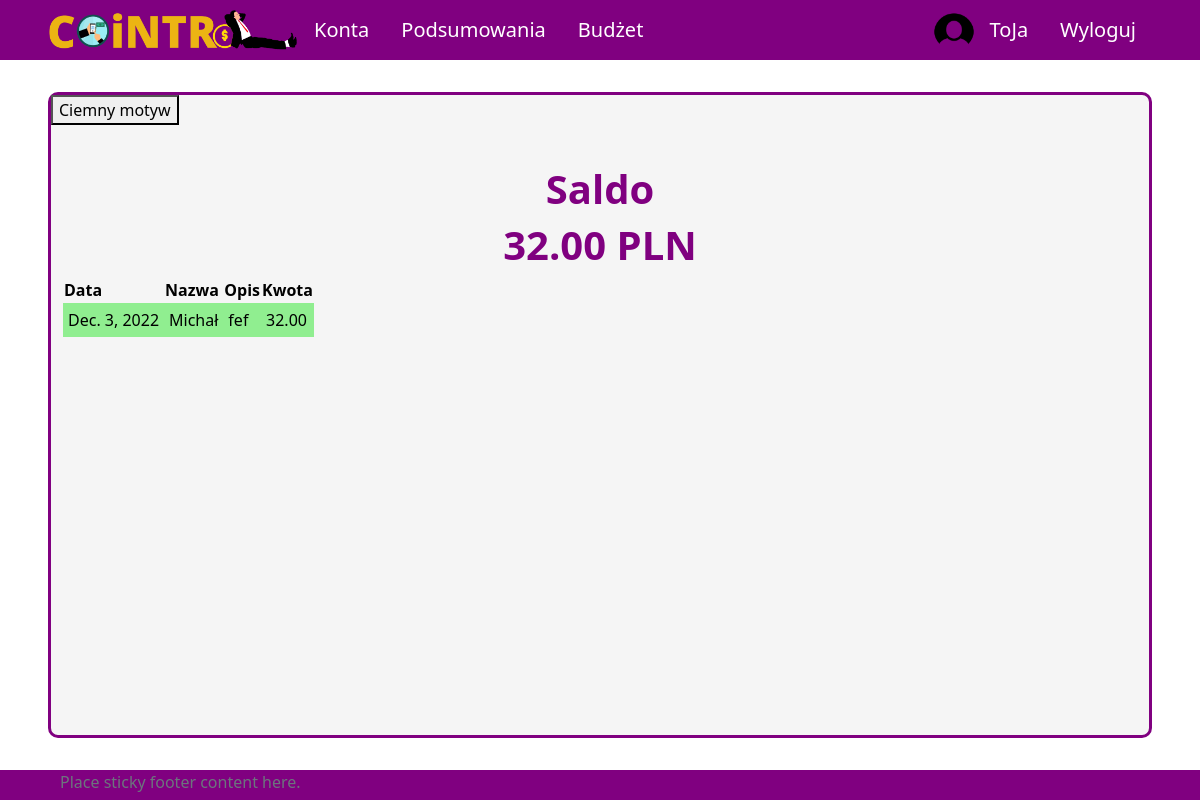
/ (signed in), run on an earlier commit of the app's database.
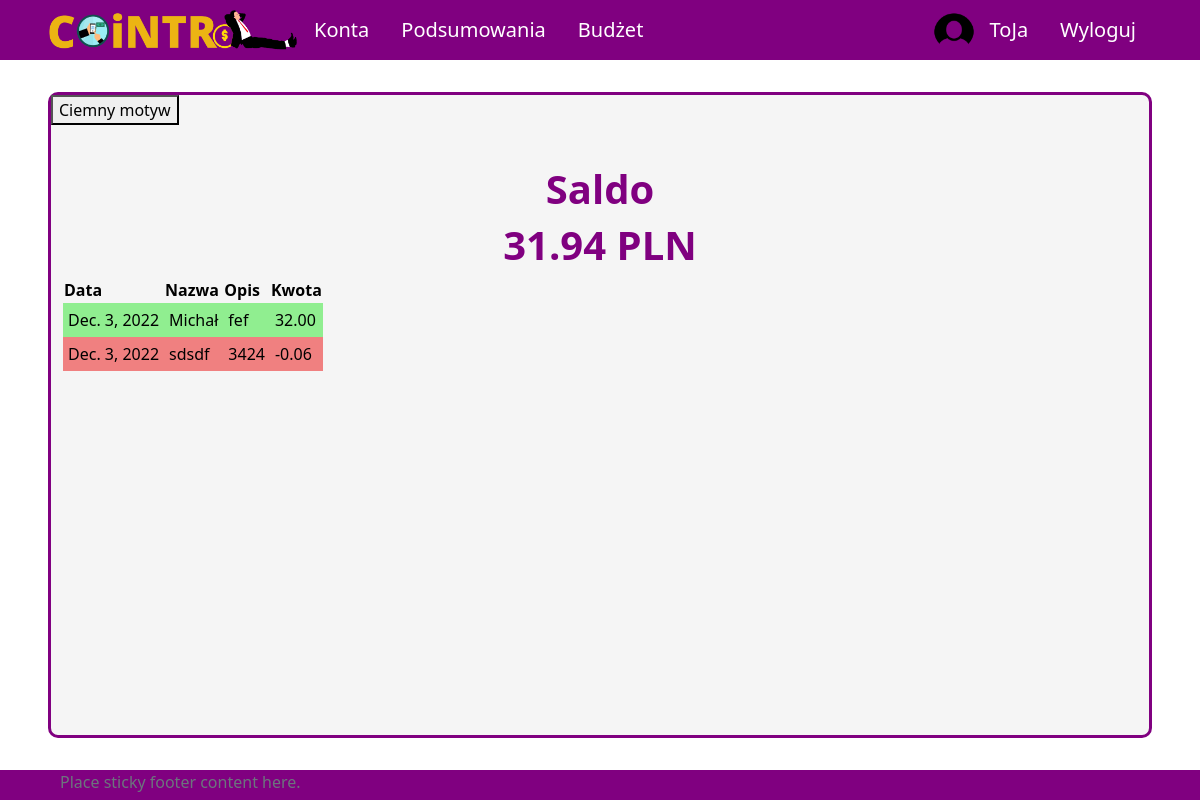
And on a later commit of the database.
### aplication/models.py (models this page shows, shortened)
class Transaction(models.Model):
    id_account = models.ForeignKey(Account, on_delete=models.CASCADE)
    id_user = models.ForeignKey(Profile, on_delete=models.SET_NULL, null=True) #konto z którego dokonano transakcji zostało usunięte ale transakcja ma pozostać
    id_category = models.ForeignKey(Category, on_delete=models.CASCADE)
    id_subcategory = models.ForeignKey(Subcategory, on_delete=models.SET_NULL, null=True, blank=True)
    name = models.CharField(max_length=50)
    currency = models.ForeignKey(Currency, on_delete=models.SET_NULL, null=True)
    is_periodic = models.BooleanField(default=False)
    amount = models.DecimalField(max_digits=10, decimal_places=2)
    converted_amount = models.DecimalField(max_digits=10, decimal_places=2)
    transaction_date = models.DateField()
    description = models.CharField(max_length=255, blank=True, null=True)
    id = models.UUIDField(default=uuid.uuid4, unique=True, primary_key=True, editable=False)

### aplication/views.py (the view)
# urls.py: 2. Add a URL to urlpatterns:  path('', views.home, name='home')
def home(request):
    if request.user.is_authenticated:
        balance = 0
        user_accounts = User_Account.objects.filter(id_user = request.user.profile.id)
        transactions = Transaction.objects.filter(id_user=request.user.profile).order_by('-transaction_date')
        for ua in user_accounts:
            balance += ua.id_account.calculate_balance()
        context = {
            "transactions": transactions,
            'profile_balance': balance
        }
        return render(request, 'application/home/home-login.html', context)
    else:
        return render(request, 'application/home/home-logout.html')

### aplication/models.py (called while the page is built)
    def calculate_balance(self):
        balance = 0
        transactions = Transaction.objects.filter(id_account=self)
        for transaction in transactions:
            balance += transaction.converted_amount
        return balance

### templates/application/home/home-login.html (shortened to what this page needs)
{% extends 'application/base.html' %}
{% block content %}
    <div class="title">
        <h1>Saldo</h1>
        <h1>{{ profile_balance }} PLN</h1>
    </div>
    <div class="content">
        <table>
            <tr>
                <th>Data</th>
                <th>Nazwa</th>
                <th>Opis</th>
                <th>Kwota</th>
            </tr>
            {% for tr in transactions %}
            {% if tr.converted_amount > 0 %}
            <tr class="transaction income">
            {% else %}
            <tr class="transaction expense">
            {% endif %}
                <td>{{ tr.transaction_date }}</td>
                <td>{{ tr.name }}</td>
                <td>{{ tr.description }}</td>
                <td>{{ tr.converted_amount }}</td>
            </tr>
            {% endfor %}
        </table>
    </div>
{% endblock  %}

What changed in the data, as far as the page shows it:
added Transaction: transaction_date "Dec. 3, 2022", name "sdsdf", description "3424", converted_amount "-0.06"
Also different on the page:
{{ profile_balance }}: "32.00" → "31.94"
